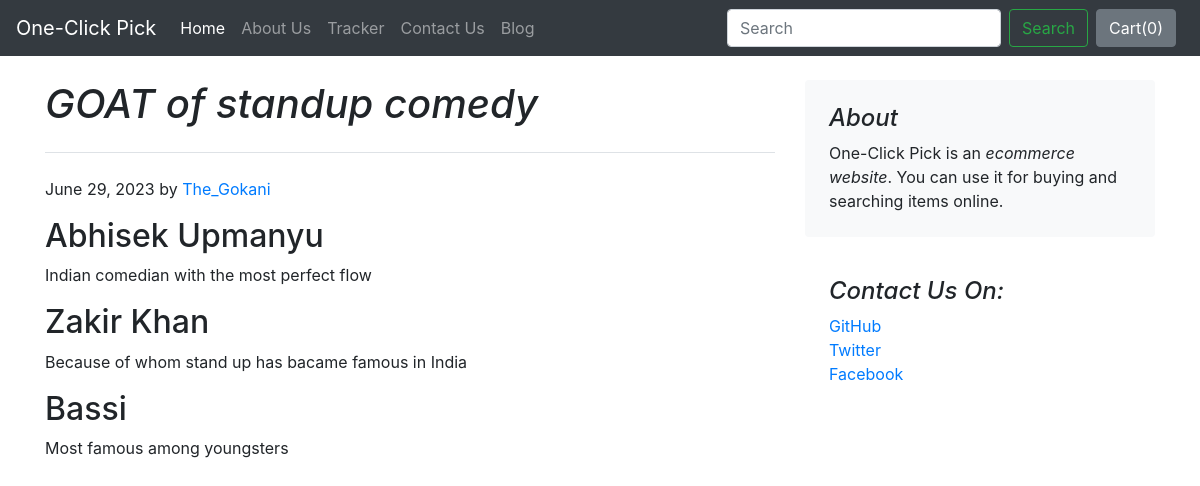
The app's page /blog/blogpost/3 with its own data.
### blog/models.py (models this page shows)
class Blogpost(models.Model):
    post_id=models.AutoField(primary_key=True)
    title=models.CharField(max_length=100)
    head0=models.CharField(max_length=100,default="")
    chead0=models.CharField(max_length=1000,default="")
    head1=models.CharField(max_length=100,default="")
    chead1 = models.CharField(max_length=1000, default="")
    head2=models.CharField(max_length=100,default="")
    chead2 = models.CharField(max_length=1000, default="")
    pub_date=models.DateField()
    thumbnail=models.ImageField(upload_to='blog/images',default="")
    def __str__(self):
        return self.title

### blog/views.py (the view)
# urls.py: path("blogpost/<int:id>",views.blogpost,name="blogPost"),
def blogpost(request,id):
    post=Blogpost.objects.filter(post_id=id)[0]
    print(post)
    return render(request,'blog/blogpost.html',{'post':post})

### blog/templates/blog/blogpost.html (shortened to what this page needs)
{%extends 'blog/basic.html'%}
{%block body%}
<div class="container">
    <div class="row mt-4">
        <div class="col-md-8 blog-main">
            <h1 class="pb-4 mb-4 font-italic border-bottom">
                {{post.title}}
            </h1>
            <div class="blog-post">
                <p class="blog-post-meta">{{post.pub_date}} by <a href="#">The_Gokani</a></p>
                <h2 class="blog-post-title">{{post.head0}}</h2>
                <p>{{post.chead0}}</p>
                <h2>{{post.head1}}</h2>
                <p> {{post.chead1}}</p>
                <h2>{{post.head2}}</h2>
                <p>{{post.chead2}}</p>
            </div>
        </div>
        <aside class="col-md-4 blog-sidebar">
            <div class="p-4 mb-3 bg-light rounded">
                <h4 class="font-italic">About</h4>
                <p class="mb-0">One-Click Pick is an <em>ecommerce website</em>. You can use it for buying and searching items online. </p>
            </div>
            <div class="p-4">
                <h4 class="font-italic">Contact Us On: </h4>
                <ol class="list-unstyled">
                    <li><a href="#">GitHub</a></li>
                    <li><a href="#">Twitter</a></li>
                    <li><a href="#">Facebook</a></li>
                </ol>
            </div>
        </aside>
    </div>
</div>
{%endblock%}

### records on screen
Blogpost: title "GOAT of standup comedy", pub_date "June 29, 2023", head0 "Abhisek Upmanyu", chead0 "Indian comedian with the most perfect flow", head1 "Zakir Khan", chead1 "Because of whom stand up has bacame famous in India", head2 "Bassi", chead2 "Most famous among youngsters"
